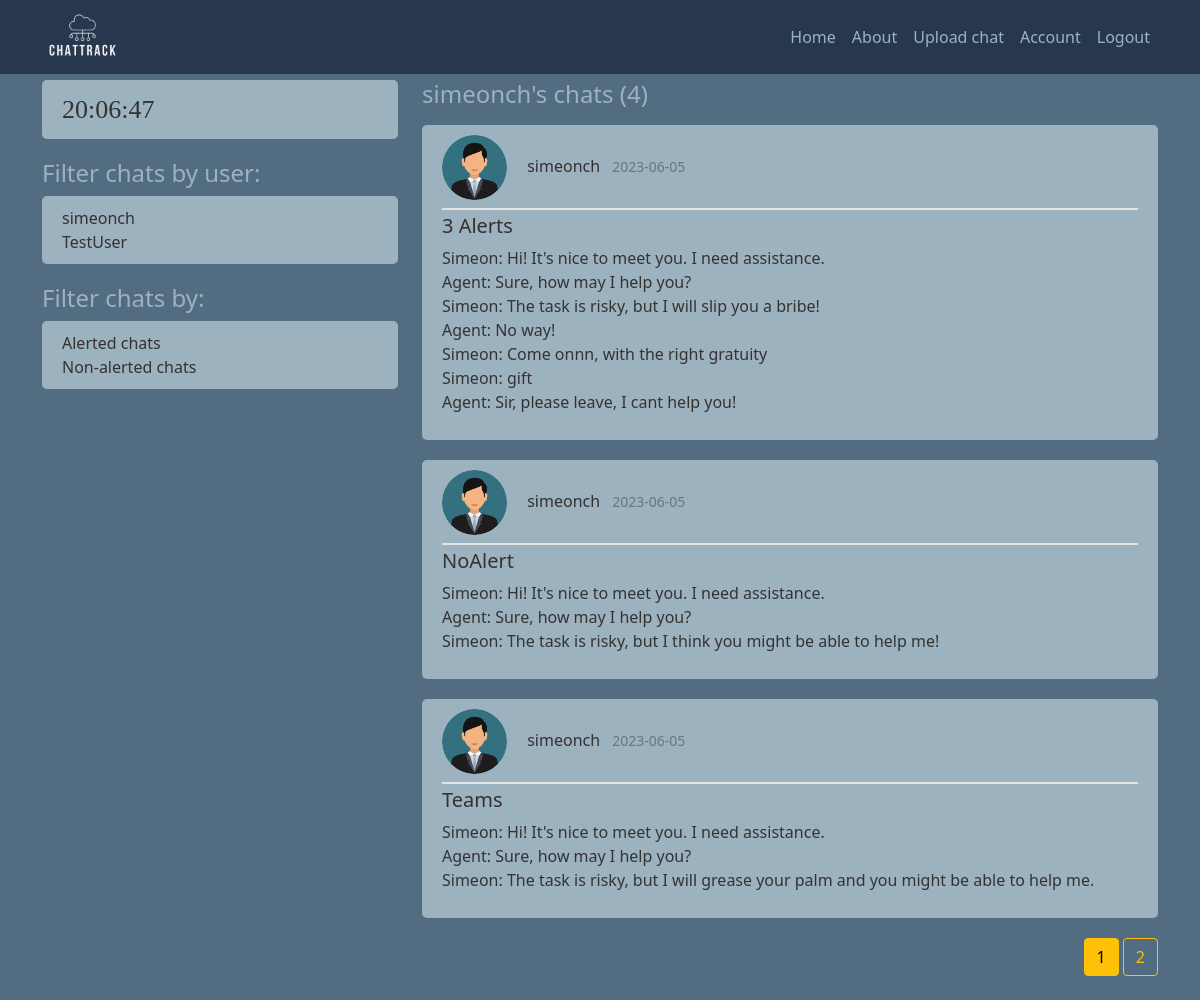
/user/simeonch (signed in), run on the app's committed database.
### chattrack/models.py (models this page shows, shortened)
class User(db.Model, UserMixin):
    id = db.Column(db.Integer, primary_key=True)
    username = db.Column(db.String(20), unique=True, nullable=False)
    email = db.Column(db.String(50), unique=True, nullable=False)
    profile_pic = db.Column(db.String(20), nullable=False, default='default.jpg')
    password = db.Column(db.String(60), nullable=False)
    chats = db.relationship('Chat', backref='owner', lazy=True)

class Chat(db.Model):
    id = db.Column(db.Integer, primary_key=True)
    has_alerts = db.Column(db.Boolean, nullable=False, default=False)
    date_uploaded = db.Column(db.DateTime, nullable=False, default=datetime.utcnow)
    channel = db.Column(db.String(30), nullable=False)
    content = db.Column(db.Text, nullable=False)
    similar_phrases_found = db.Column(db.String, nullable=True)
    user_id = db.Column(db.Integer, db.ForeignKey('user.id'), nullable=False)

### chattrack/routes.py (the view)
@app.route("/user/<string:username>")
def user_chats(username):
    page = request.args.get('page', 1, type=int)
    all_users = User.query.all()
    user = User.query.filter_by(username=username).first_or_404()
    queried_chats = Chat.query.filter_by(owner=user).order_by(Chat.date_uploaded.desc()).paginate(page=page, per_page=3)
    return render_template('user_chats.html', title="Home", chats=queried_chats, user=user, users=all_users)

### chattrack/models.py (called while the page is built)
@login_manager.user_loader # get an id to keep session of the user
def load_user(user_id):
    return User.query.get(int(user_id))

### chattrack/templates/user_chats.html
{% extends "init_template.html" %}
{% block content %}
<h4 class="mb-3">{{ user.username }}'s chats ({{ chats.total }})</h4>
  {% if current_user.is_authenticated %}
      {% for chat in chats.items %}
        <article class="media content-section">
          <div class="media-body">
            <div class="article-metadata pb-2">
                <img class="rounded-circle article-img" src="{{ url_for('static', filename='profile_pictures/' + chat.owner.profile_pic) }}">
                <a class="username me-2" href="{{ url_for('user_chats', username=chat.owner.username) }}">{{ chat.owner.username }}</a>
                <small class="text-muted">{{ chat.date_uploaded.strftime('%Y-%m-%d') }}</small>
              </div>
              <h5><a class="article-title" href="{{ url_for('chat', chat_id=chat.id)}}">{{ chat.channel }}</a></h5>
              <p class="article-content">{{ chat.content }}</p>
            </div>
          </article>
      {% endfor %}
      <div class="float-end">
        {% for page_num in chats.iter_pages(left_edge=1, right_edge=1, left_current=1, right_current=2) %}
          {% if page_num %}
            {% if chats.page == page_num %}
              <a class="btn btn-warning mb-4" href="{{ url_for('user_chats', username=user.username, page=page_num) }}">{{ page_num }}</a>
            {% else %}
              <a class="btn btn-outline-warning mb-4" href="{{ url_for('user_chats', username=user.username, page=page_num) }}">{{ page_num }}</a>
            {% endif %}
          {% else %}
            ...
          {% endif %}
        {% endfor %}
      </div>
  {% else %}
    <div class="alert alert-primary" role="alert">
      <div class="panel-heading">Please log in!</div>
    </div>
  {% endif %}
{% endblock content %}

### chattrack/templates/init_template.html (shortened to what this page needs)
<!DOCTYPE html>
<html>
    <head>
        <link href="https://cdn.jsdelivr.net/npm/bootstrap@5.0.2/dist/css/bootstrap.min.css" rel="stylesheet">
        <link rel="stylesheet" type="text/css" href="{{ url_for('static', filename='main.css') }}">
    </head>
    <body>
        <header class="site-header">
            <nav class="navbar navbar-expand-lg navbar-dark fixed-top">
              <div class="container">
                <a class="navbar-brand mr-4" href="/"><img style="max-width: 80px;max-height: 180px;"src="{{ url_for('static', filename='logos/logo.png') }}"></a>
                <div class="collapse navbar-collapse" id="navbarToggle">
                  <div class="navbar-nav ms-auto">
                    <a class="nav-item nav-link" href="{{ url_for('home') }}">Home</a>
                    <a class="nav-item nav-link" href="{{ url_for('about') }}">About</a>
                    {% if current_user.is_authenticated %}
                    <a class="nav-item nav-link" href="{{ url_for('upload_chat') }}">Upload chat</a>
                    <a class="nav-item nav-link" href="{{ url_for('account') }}">Account</a>
                    <a class="nav-item nav-link" href="{{ url_for('logout') }}">Logout</a>
                    {% else %}
                      <a class="nav-item nav-link" href="{{ url_for('login') }}">Login</a>
                      <a class="nav-item nav-link" href="{{ url_for('register') }}">Register</a>
                    {% endif %}
                  </div>
                </div>
              </div>
            </nav>
          </header>
          <main role="main" class="container">
            <div class="row">
              <div class="col-md-4">
                <div class="content-section">
                  <div id="clock">
                  </div>
              </div>
                {% if users and current_user.is_authenticated%}
                <h4>Filter chats by user:</h4>
                <div class="content-section">
                  {% for user in users %}
                    <a class="username me-2" href="{{ url_for('user_chats', username=user.username) }}">{{ user.username }}</a><br>
                  {% endfor %}
                </div>
              <h4>Filter chats by:</h4>
              <div class="content-section">
                  <a class="username me-2" href="{{ url_for('alerted_chats', alerted='true') }}">Alerted chats</a><br>
                  <a class="username me-2" href="{{ url_for('alerted_chats', alerted='false') }}">Non-alerted chats</a><br>
              </div>
              {% endif %}
            </div>
                <div class="col-md-8">
                  {% block content %}{% endblock %}
                </div>
          </main>
    </body>
</html>

### chattrack/static/main.css (style rules this page uses)
body { background: #526D82; color: #333333; margin-top: 5rem; }
h4, h5 { color: #9DB2BF; }
#clock { font-family: "Times New Roman", Times, serif; font-size: 26px; text-align: left; }
.site-header .navbar-nav .nav-link { color: #9DB2BF; }
.navbar { background: #27374D; }
.content-section { background: #9DB2BF; padding: 10px 20px; border-radius: 5px; margin-bottom: 20px; }
.article-title { color: #333131; text-decoration: none }
.username { color: #333131; text-decoration: none }
.article-content { white-space: pre-line; }
.article-img { height: 65px; width: 65px; margin-right: 16px; }
.article-metadata { margin-bottom: 4px; border-bottom: 2px solid #e3e3e3 }

### data on the page
User: username "simeonch"
User: username "TestUser"
Chat: profile_pic (placeholder picture), owner.username "simeonch", date_uploaded "2023-06-05", channel "3 Alerts", content "Simeon: Hi! It's nice to meet you. I need assistance. Agent: Sure, how may I help you? Simeon: The task is risky, but I will slip you a bribe! Agent: No way! Simeon: Come onnn, with the right gratuity Simeon: gift Agent: Sir, please leave, I cant help you!"
Chat: profile_pic (placeholder picture), owner.username "simeonch", date_uploaded "2023-06-05", channel "NoAlert", content "Simeon: Hi! It's nice to meet you. I need assistance. Agent: Sure, how may I help you? Simeon: The task is risky, but I think you might be able to help me!"
Chat: profile_pic (placeholder picture), owner.username "simeonch", date_uploaded "2023-06-05", channel "Teams", content "Simeon: Hi! It's nice to meet you. I need assistance. Agent: Sure, how may I help you? Simeon: The task is risky, but I will grease your palm and you might be able to help me."

### other printed values
{{ chats.total }} "4"
{{ page_num }} "1"
{{ page_num }} "2"
